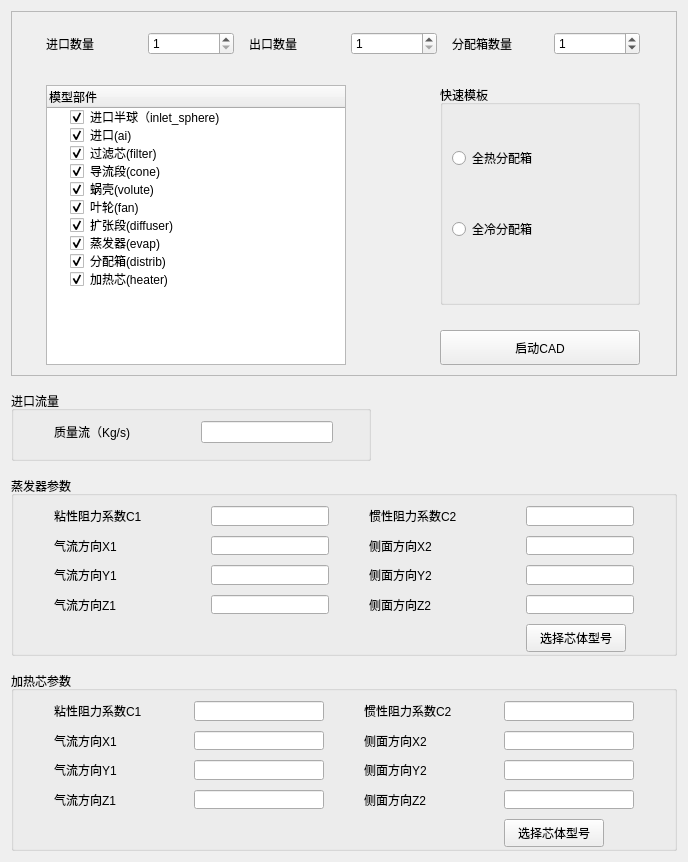
    <widget class="QWidget" name="requisite_c_area">
     <property name="geometry">
      <rect>
       <x>0</x>
       <y>-392</y>
       <width>688</width>
       <height>857</height>
      </rect>
     </property>
     <property name="minimumSize">
      <size>
       <width>601</width>
       <height>0</height>
      </size>
     </property>
     <layout class="QVBoxLayout" name="verticalLayout">
      <property name="spacing">
       <number>15</number>
      </property>
      <item>
       <widget class="QFrame" name="mode_info_frame">
        <property name="maximumSize">
         <size>
          <width>16777215</width>
          <height>365</height>
         </size>
        </property>
        <property name="frameShape">
         <enum>QFrame::StyledPanel</enum>
        </property>
        <property name="frameShadow">
         <enum>QFrame::Raised</enum>
        </property>
        <layout class="QGridLayout" name="gridLayout_3">
         <property name="leftMargin">
          <number>20</number>
         </property>
         <property name="topMargin">
          <number>20</number>
         </property>
         <property name="rightMargin">
          <number>20</number>
         </property>
         <property name="bottomMargin">
          <number>10</number>
         </property>
         <property name="horizontalSpacing">
          <number>80</number>
         </property>
         <property name="verticalSpacing">
          <number>30</number>
         </property>
         <item row="0" column="0" colspan="2">
          <layout class="QHBoxLayout" name="part_number_hlayout">
           <property name="spacing">
            <number>15</number>
           </property>
           <item>
            <widget class="QLabel" name="label_inlet_number">
             <property name="text">
              <string>进口数量</string>
             </property>
             <property name="buddy">
              <cstring>inlet_number</cstring>
             </property>
            </widget>
           </item>
           <item>
            <widget class="QSpinBox" name="inlet_number">
             <property name="minimum">
              <number>1</number>
             </property>
            </widget>
           </item>
           <item>
            <widget class="QLabel" name="label_outlet_number">
             <property name="text">
              <string>出口数量</string>
             </property>
             <property name="buddy">
              <cstring>outlet_number</cstring>
             </property>
            </widget>
           </item>
           <item>
            <widget class="QSpinBox" name="outlet_number">
             <property name="minimum">
              <number>1</number>
             </property>
            </widget>
           </item>
           <item>
            <widget class="QLabel" name="label_distrib_number">
             <property name="text">
              <string>分配箱数量</string>
             </property>
             <property name="buddy">
              <cstring>distrib_number</cstring>
             </property>
            </widget>
           </item>
           <item>
            <widget class="QSpinBox" name="distrib_number">
             <property name="value">
              <number>1</number>
             </property>
            </widget>
           </item>
          </layout>
         </item>
         <item row="1" column="0" rowspan="2">
          <widget class="QTreeWidget" name="part_tree">
           <property name="sizePolicy">
            <sizepolicy hsizetype="Preferred" vsizetype="Expanding">
             <horstretch>2</horstretch>
             <verstretch>0</verstretch>
            </sizepolicy>
           </property>
           <property name="minimumSize">
            <size>
             <width>220</width>
             <height>220</height>
            </size>
           </property>
           <property name="maximumSize">
            <size>
             <width>300</width>
             <height>280</height>
            </size>
           </property>
           <column>
            <property name="text">
             <string>模型部件</string>
            </property>
           </column>
           <item>
            <property name="text">
             <string>进口半球（inlet_sphere)</string>
            </property>
            <property name="checkState">
             <enum>Checked</enum>
            </property>
           </item>
           <item>
            <property name="text">
             <string>进口(ai)</string>
            </property>
            <property name="checkState">
             <enum>Checked</enum>
            </property>
           </item>
           <item>
            <property name="text">
             <string>过滤芯(filter)</string>
            </property>
            <property name="checkState">
             <enum>Checked</enum>
            </property>
           </item>
           <item>
            <property name="text">
             <string>导流段(cone)</string>
            </property>
            <property name="checkState">
             <enum>Checked</enum>
            </property>
           </item>
           <item>
            <property name="text">
             <string>蜗壳(volute)</string>
            </property>
            <property name="checkState">
             <enum>Checked</enum>
            </property>
           </item>
           <item>
            <property name="text">
             <string>叶轮(fan)</string>
            </property>
            <property name="checkState">
             <enum>Checked</enum>
            </property>
           </item>
           <item>
            <property name="text">
             <string>扩张段(diffuser)</string>
            </property>
            <property name="checkState">
             <enum>Checked</enum>
            </property>
           </item>
           <item>
            <property name="text">
             <string>蒸发器(evap)</string>
            </property>
            <property name="checkState">
             <enum>Checked</enum>
            </property>
           </item>
           <item>
            <property name="text">
             <string>分配箱(distrib)</string>
            </property>
            <property name="checkState">
             <enum>Checked</enum>
            </property>
           </item>
           <item>
            <property name="text">
             <string>加热芯(heater)</string>
            </property>
            <property name="checkState">
             <enum>Checked</enum>
            </property>
           </item>
          </widget>
         </item>
         <item row="1" column="1">
          <widget class="QGroupBox" name="quick_mode_box">
           <property name="sizePolicy">
            <sizepolicy hsizetype="Preferred" vsizetype="Preferred">
             <horstretch>1</horstretch>
             <verstretch>0</verstretch>
            </sizepolicy>
           </property>
           <property name="minimumSize">
            <size>
             <width>150</width>
             <height>220</height>
            </size>
           </property>
           <property name="maximumSize">
            <size>
             <width>200</width>
             <height>16777215</height>
            </size>
           </property>
           <property name="title">
            <string>快速模板</string>
           </property>
           <layout class="QVBoxLayout" name="verticalLayout_4">
            <property name="topMargin">
             <number>0</number>
            </property>
            <property name="bottomMargin">
             <number>20</number>
            </property>
            <item>
             <widget class="QRadioButton" name="quick_distribfh_btn">
              <property name="text">
               <string>全热分配箱</string>
              </property>
             </widget>
            </item>
            <item>
             <widget class="QRadioButton" name="quick_distribfc_btn">
              <property name="text">
               <string>全冷分配箱</string>
              </property>
             </widget>
            </item>
           </layout>
          </widget>
         </item>
         <item row="2" column="1">
          <widget class="QPushButton" name="finish_mode_info_btn">
           <property name="minimumSize">
            <size>
             <width>120</width>
             <height>35</height>
            </size>
           </property>
           <property name="text">
            <string>启动CAD</string>
           </property>
          </widget>
         </item>
        </layout>
       </widget>
      </item>
      <item>
       <widget class="QGroupBox" name="mass_inlet">
        <property name="maximumSize">
         <size>
          <width>360</width>
          <height>80</height>
         </size>
        </property>
        <property name="title">
         <string>进口流量</string>
        </property>
        <layout class="QHBoxLayout" name="horizontalLayout_4">
         <property name="spacing">
          <number>45</number>
         </property>
         <property name="leftMargin">
          <number>40</number>
         </property>
         <property name="topMargin">
          <number>10</number>
         </property>
         <property name="rightMargin">
          <number>35</number>
         </property>
         <property name="bottomMargin">
          <number>15</number>
         </property>
         <item>
          <widget class="QLabel" name="mass_inlet_label">
           <property name="minimumSize">
            <size>
             <width>100</width>
             <height>0</height>
            </size>
           </property>
           <property name="maximumSize">
            <size>
             <width>120</width>
             <height>16777215</height>
            </size>
           </property>
           <property name="text">
            <string>质量流（Kg/s)</string>
           </property>
           <property name="buddy">
            <cstring>mass_inlet_edit</cstring>
           </property>
          </widget>
         </item>
         <item>
          <widget class="QLineEdit" name="mass_inlet_edit">
           <property name="minimumSize">
            <size>
             <width>132</width>
             <height>0</height>
            </size>
           </property>
           <property name="maximumSize">
            <size>
             <width>132</width>
             <height>16777215</height>
            </size>
           </property>
          </widget>
         </item>
        </layout>
       </widget>
      </item>
      <item>
       <widget class="QGroupBox" name="evap_c">
        <property name="minimumSize">
         <size>
          <width>0</width>
          <height>180</height>
         </size>
        </property>
        <property name="maximumSize">
         <size>
          <width>16777215</width>
          <height>185</height>
         </size>
        </property>
        <property name="title">
         <string>蒸发器参数</string>
        </property>
        <layout class="QGridLayout" name="gridLayout">
         <property name="leftMargin">
          <number>40</number>
         </property>
         <property name="topMargin">
          <number>10</number>
         </property>
         <property name="rightMargin">
          <number>40</number>
         </property>
         <property name="bottomMargin">
          <number>10</number>
         </property>
         <property name="horizontalSpacing">
          <number>40</number>
         </property>
         <property name="verticalSpacing">
          <number>10</number>
         </property>
         <item row="0" column="3">
          <widget class="QLineEdit" name="evap_c2_edit">
           <property name="sizePolicy">
            <sizepolicy hsizetype="Fixed" vsizetype="Fixed">
             <horstretch>0</horstretch>
             <verstretch>0</verstretch>
            </sizepolicy>
           </property>
           <property name="maximumSize">
            <size>
             <width>132</width>
             <height>24</height>
            </size>
           </property>
          </widget>
         </item>
         <item row="1" column="0">
          <widget class="QLabel" name="label_evap_x1">
           <property name="minimumSize">
            <size>
             <width>100</width>
             <height>0</height>
            </size>
           </property>
           <property name="maximumSize">
            <size>
             <width>16777215</width>
             <height>24</height>
            </size>
           </property>
           <property name="text">
            <string>气流方向X1</string>
           </property>
           <property name="buddy">
            <cstring>evap_x1_edit</cstring>
           </property>
          </widget>
         </item>
         <item row="0" column="2">
          <widget class="QLabel" name="label_evap_C2">
           <property name="minimumSize">
            <size>
             <width>100</width>
             <height>0</height>
            </size>
           </property>
           <property name="maximumSize">
            <size>
             <width>16777215</width>
             <height>24</height>
            </size>
           </property>
           <property name="text">
            <string>惯性阻力系数C2</string>
           </property>
           <property name="buddy">
            <cstring>evap_c2_edit</cstring>
           </property>
          </widget>
         </item>
         <item row="0" column="1">
          <widget class="QLineEdit" name="evap_c1_edit">
           <property name="sizePolicy">
            <sizepolicy hsizetype="Fixed" vsizetype="Fixed">
             <horstretch>0</horstretch>
             <verstretch>0</verstretch>
            </sizepolicy>
           </property>
           <property name="maximumSize">
            <size>
             <width>132</width>
             <height>24</height>
            </size>
           </property>
          </widget>
         </item>
         <item row="1" column="3">
          <widget class="QLineEdit" name="evap_x2_edit">
           <property name="sizePolicy">
            <sizepolicy hsizetype="Fixed" vsizetype="Fixed">
             <horstretch>0</horstretch>
             <verstretch>0</verstretch>
            </sizepolicy>
           </property>
           <property name="maximumSize">
            <size>
             <width>132</width>
             <height>24</height>
            </size>
           </property>
          </widget>
         </item>
         <item row="3" column="0">
          <widget class="QLabel" name="label_evap_z1">
           <property name="minimumSize">
            <size>
             <width>100</width>
             <height>0</height>
            </size>
           </property>
           <property name="maximumSize">
            <size>
             <width>16777215</width>
             <height>24</height>
            </size>
           </property>
           <property name="text">
            <string>气流方向Z1</string>
           </property>
           <property name="buddy">
            <cstring>evap_z1_edit</cstring>
           </property>
          </widget>
         </item>
         <item row="2" column="0">
          <widget class="QLabel" name="label_evap_y1">
           <property name="minimumSize">
            <size>
             <width>100</width>
             <height>0</height>
            </size>
           </property>
           <property name="maximumSize">
            <size>
             <width>16777215</width>
             <height>24</height>
            </size>
           </property>
           <property name="text">
            <string>气流方向Y1</string>
           </property>
           <property name="buddy">
            <cstring>evap_y1_edit</cstring>
           </property>
          </widget>
         </item>
         <item row="3" column="3">
          <widget class="QLineEdit" name="evap_z2_edit">
           <property name="sizePolicy">
            <sizepolicy hsizetype="Fixed" vsizetype="Fixed">
             <horstretch>0</horstretch>
             <verstretch>0</verstretch>
            </sizepolicy>
           </property>
           <property name="maximumSize">
            <size>
             <width>132</width>
             <height>24</height>
            </size>
           </property>
          </widget>
         </item>
         <item row="3" column="2">
          <widget class="QLabel" name="label_evap_z2">
           <property name="minimumSize">
            <size>
             <width>100</width>
             <height>0</height>
            </size>
           </property>
           <property name="maximumSize">
            <size>
             <width>16777215</width>
             <height>24</height>
            </size>
           </property>
           <property name="text">
            <string>侧面方向Z2</string>
           </property>
           <property name="buddy">
            <cstring>evap_z2_edit</cstring>
           </property>
          </widget>
         </item>
         <item row="3" column="1">
          <widget class="QLineEdit" name="evap_z1_edit">
           <property name="sizePolicy">
            <sizepolicy hsizetype="Fixed" vsizetype="Fixed">
             <horstretch>0</horstretch>
             <verstretch>0</verstretch>
            </sizepolicy>
           </property>
           <property name="maximumSize">
            <size>
             <width>132</width>
             <height>24</height>
            </size>
           </property>
          </widget>
         </item>
         <item row="1" column="2">
          <widget class="QLabel" name="label_evap_x2">
           <property name="minimumSize">
            <size>
             <width>100</width>
             <height>0</height>
            </size>
           </property>
           <property name="maximumSize">
            <size>
             <width>16777215</width>
             <height>24</height>
            </size>
           </property>
           <property name="text">
            <string>侧面方向X2</string>
           </property>
           <property name="buddy">
            <cstring>evap_x2_edit</cstring>
           </property>
          </widget>
         </item>
         <item row="4" column="3">
          <widget class="QPushButton" name="choose_evap_btn">
           <property name="minimumSize">
            <size>
             <width>0</width>
             <height>28</height>
            </size>
           </property>
           <property name="maximumSize">
            <size>
             <width>100</width>
             <height>16777215</height>
            </size>
           </property>
           <property name="text">
            <string>选择芯体型号</string>
           </property>
           <property name="autoDefault">
            <bool>false</bool>
           </property>
          </widget>
         </item>
         <item row="2" column="2">
          <widget class="QLabel" name="label_evap_y2">
           <property name="minimumSize">
            <size>
             <width>100</width>
             <height>0</height>
            </size>
           </property>
           <property name="maximumSize">
            <size>
             <width>16777215</width>
             <height>24</height>
            </size>
           </property>
           <property name="text">
            <string>侧面方向Y2</string>
           </property>
           <property name="buddy">
            <cstring>evap_y2_edit</cstring>
           </property>
          </widget>
         </item>
         <item row="2" column="3">
          <widget class="QLineEdit" name="evap_y2_edit">
           <property name="sizePolicy">
            <sizepolicy hsizetype="Fixed" vsizetype="Fixed">
             <horstretch>0</horstretch>
             <verstretch>0</verstretch>
            </sizepolicy>
           </property>
           <property name="maximumSize">
            <size>
             <width>132</width>
             <height>24</height>
            </size>
           </property>
          </widget>
         </item>
         <item row="2" column="1">
          <widget class="QLineEdit" name="evap_y1_edit">
           <property name="sizePolicy">
            <sizepolicy hsizetype="Fixed" vsizetype="Fixed">
             <horstretch>0</horstretch>
             <verstretch>0</verstretch>
            </sizepolicy>
           </property>
           <property name="maximumSize">
            <size>
             <width>132</width>
             <height>24</height>
            </size>
           </property>
          </widget>
         </item>
         <item row="1" column="1">
          <widget class="QLineEdit" name="evap_x1_edit">
           <property name="sizePolicy">
            <sizepolicy hsizetype="Fixed" vsizetype="Fixed">
             <horstretch>0</horstretch>
             <verstretch>0</verstretch>
            </sizepolicy>
           </property>
           <property name="maximumSize">
            <size>
             <width>132</width>
             <height>24</height>
            </size>
           </property>
          </widget>
         </item>
         <item row="0" column="0">
          <widget class="QLabel" name="label_evap_C1">
           <property name="minimumSize">
            <size>
             <width>100</width>
             <height>0</height>
            </size>
           </property>
           <property name="maximumSize">
            <size>
             <width>16777215</width>
             <height>24</height>
            </size>
           </property>
           <property name="text">
            <string>粘性阻力系数C1</string>
           </property>
           <property name="buddy">
            <cstring>evap_c1_edit</cstring>
           </property>
          </widget>
         </item>
        </layout>
       </widget>
      </item>
      <item>
       <widget class="QGroupBox" name="hc_c">
        <property name="enabled">
         <bool>true</bool>
        </property>
        <property name="minimumSize">
         <size>
          <width>0</width>
          <height>180</height>
         </size>
        </property>
        <property name="maximumSize">
         <size>
          <width>16777215</width>
          <height>185</height>
         </size>
        </property>
        <property name="title">
         <string>加热芯参数</string>
        </property>
        <layout class="QGridLayout" name="gridLayout_2">
         <property name="leftMargin">
          <number>40</number>
         </property>
         <property name="topMargin">
          <number>10</number>
         </property>
         <property name="rightMargin">
          <number>40</number>
         </property>
         <property name="bottomMargin">
          <number>10</number>
         </property>
         <property name="horizontalSpacing">
          <number>40</number>
         </property>
         <property name="verticalSpacing">
          <number>10</number>
         </property>
         <item row="4" column="3">
          <widget class="QPushButton" name="choose_hc_btn">
           <property name="minimumSize">
            <size>
             <width>0</width>
             <height>28</height>
            </size>
           </property>
           <property name="maximumSize">
            <size>
             <width>100</width>
             <height>16777215</height>
            </size>
           </property>
           <property name="text">
            <string>选择芯体型号</string>
           </property>
           <property name="autoDefault">
            <bool>false</bool>
           </property>
          </widget>
         </item>
         <item row="1" column="2">
          <widget class="QLabel" name="label_hc_x2">
           <property name="minimumSize">
            <size>
             <width>100</width>
             <height>0</height>
            </size>
           </property>
           <property name="maximumSize">
            <size>
             <width>16777215</width>
             <height>24</height>
            </size>
           </property>
           <property name="text">
            <string>侧面方向X2</string>
           </property>
           <property name="buddy">
            <cstring>evap_x2_edit</cstring>
           </property>
          </widget>
         </item>
         <item row="1" column="0">
          <widget class="QLabel" name="label_hc_x1">
           <property name="minimumSize">
            <size>
             <width>100</width>
             <height>0</height>
            </size>
           </property>
           <property name="maximumSize">
            <size>
             <width>16777215</width>
             <height>24</height>
            </size>
           </property>
           <property name="text">
            <string>气流方向X1</string>
           </property>
           <property name="buddy">
            <cstring>evap_x1_edit</cstring>
           </property>
          </widget>
         </item>
         <item row="0" column="2">
          <widget class="QLabel" name="label_hc_C2">
           <property name="minimumSize">
            <size>
             <width>100</width>
             <height>0</height>
            </size>
           </property>
           <property name="maximumSize">
            <size>
             <width>16777215</width>
             <height>24</height>
            </size>
           </property>
           <property name="text">
            <string>惯性阻力系数C2</string>
           </property>
           <property name="buddy">
            <cstring>evap_c2_edit</cstring>
           </property>
          </widget>
         </item>
         <item row="3" column="3">
          <widget class="QLineEdit" name="hc_z2_edit">
           <property name="maximumSize">
            <size>
             <width>132</width>
             <height>24</height>
            </size>
           </property>
          </widget>
         </item>
         <item row="3" column="1">
          <widget class="QLineEdit" name="hc_z1_edit">
           <property name="maximumSize">
            <size>
             <width>132</width>
             <height>24</height>
            </size>
           </property>
          </widget>
         </item>
         <item row="2" column="2">
          <widget class="QLabel" name="label_hc_y2">
           <property name="minimumSize">
            <size>
             <width>100</width>
             <height>0</height>
            </size>
           </property>
           <property name="maximumSize">
            <size>
             <width>16777215</width>
             <height>24</height>
            </size>
           </property>
           <property name="text">
            <string>侧面方向Y2</string>
           </property>
           <property name="buddy">
            <cstring>evap_y2_edit</cstring>
           </property>
          </widget>
         </item>
         <item row="0" column="1">
          <widget class="QLineEdit" name="hc_c1_edit">
           <property name="maximumSize">
            <size>
             <width>132</width>
             <height>24</height>
            </size>
           </property>
          </widget>
         </item>
         <item row="2" column="1">
          <widget class="QLineEdit" name="hc_y1_edit">
           <property name="maximumSize">
            <size>
             <width>132</width>
             <height>24</height>
            </size>
           </property>
          </widget>
         </item>
         <item row="3" column="0">
          <widget class="QLabel" name="label_hc_z1">
           <property name="minimumSize">
            <size>
             <width>100</width>
             <height>0</height>
            </size>
           </property>
           <property name="maximumSize">
            <size>
             <width>16777215</width>
             <height>24</height>
            </size>
           </property>
           <property name="text">
            <string>气流方向Z1</string>
           </property>
           <property name="buddy">
            <cstring>evap_z1_edit</cstring>
           </property>
          </widget>
         </item>
         <item row="2" column="0">
          <widget class="QLabel" name="label_hc_y1">
           <property name="minimumSize">
            <size>
             <width>100</width>
             <height>0</height>
            </size>
           </property>
           <property name="maximumSize">
            <size>
             <width>16777215</width>
             <height>24</height>
            </size>
           </property>
           <property name="text">
            <string>气流方向Y1</string>
           </property>
           <property name="buddy">
            <cstring>evap_y1_edit</cstring>
           </property>
          </widget>
         </item>
         <item row="3" column="2">
          <widget class="QLabel" name="label_hc_z2">
           <property name="minimumSize">
            <size>
             <width>100</width>
             <height>0</height>
            </size>
           </property>
           <property name="maximumSize">
            <size>
             <width>16777215</width>
             <height>24</height>
            </size>
           </property>
           <property name="text">
            <string>侧面方向Z2</string>
           </property>
           <property name="buddy">
            <cstring>evap_z2_edit</cstring>
           </property>
          </widget>
         </item>
         <item row="2" column="3">
          <widget class="QLineEdit" name="hc_y2_edit">
           <property name="maximumSize">
            <size>
             <width>132</width>
             <height>24</height>
            </size>
           </property>
          </widget>
         </item>
         <item row="0" column="3">
          <widget class="QLineEdit" name="hc_c2_edit">
           <property name="maximumSize">
            <size>
             <width>132</width>
             <height>24</height>
            </size>
           </property>
          </widget>
         </item>
         <item row="1" column="3">
          <widget class="QLineEdit" name="hc_x2_edit">
           <property name="maximumSize">
            <size>
             <width>132</width>
             <height>24</height>
            </size>
           </property>
          </widget>
         </item>
         <item row="1" column="1">
          <widget class="QLineEdit" name="hc_x1_edit">
           <property name="maximumSize">
            <size>
             <width>132</width>
             <height>24</height>
            </size>
           </property>
          </widget>
         </item>
         <item row="0" column="0">
          <widget class="QLabel" name="label_hc_C1">
           <property name="minimumSize">
            <size>
             <width>100</width>
             <height>0</height>
            </size>
           </property>
           <property name="maximumSize">
            <size>
             <width>16777215</width>
             <height>24</height>
            </size>
           </property>
           <property name="text">
            <string>粘性阻力系数C1</string>
           </property>
           <property name="buddy">
            <cstring>evap_c1_edit</cstring>
           </property>
          </widget>
         </item>
        </layout>
       </widget>
      </item>
     </layout>
    </widget>
